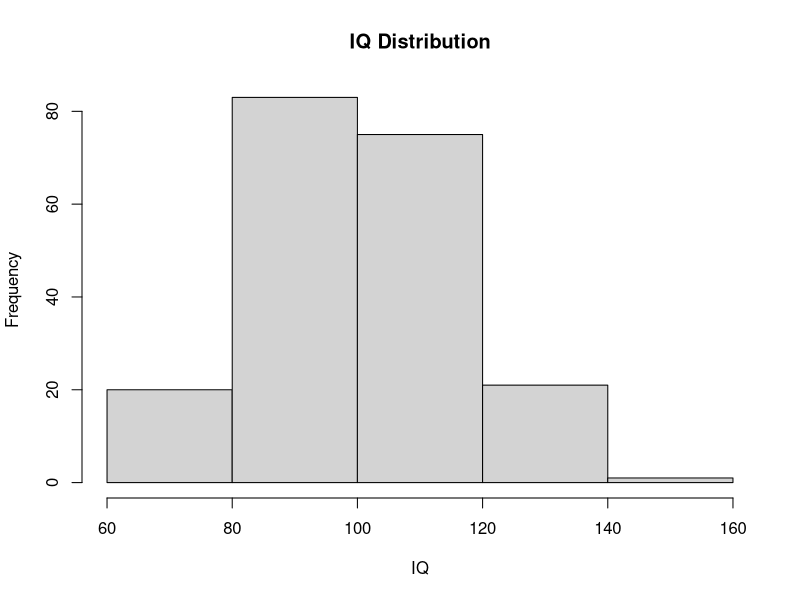
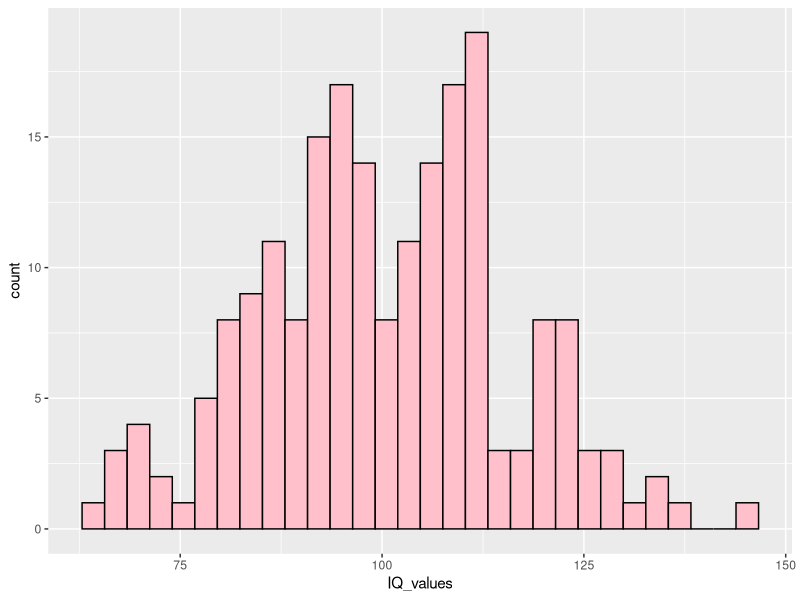
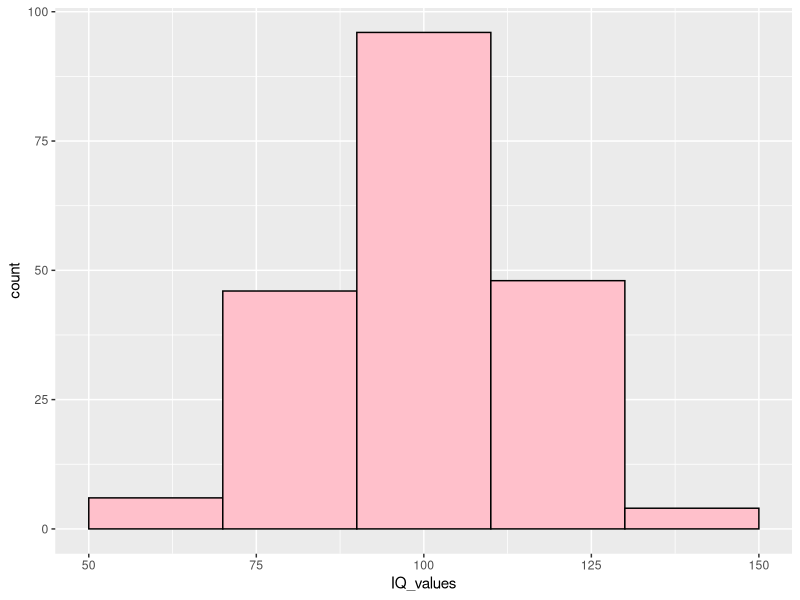
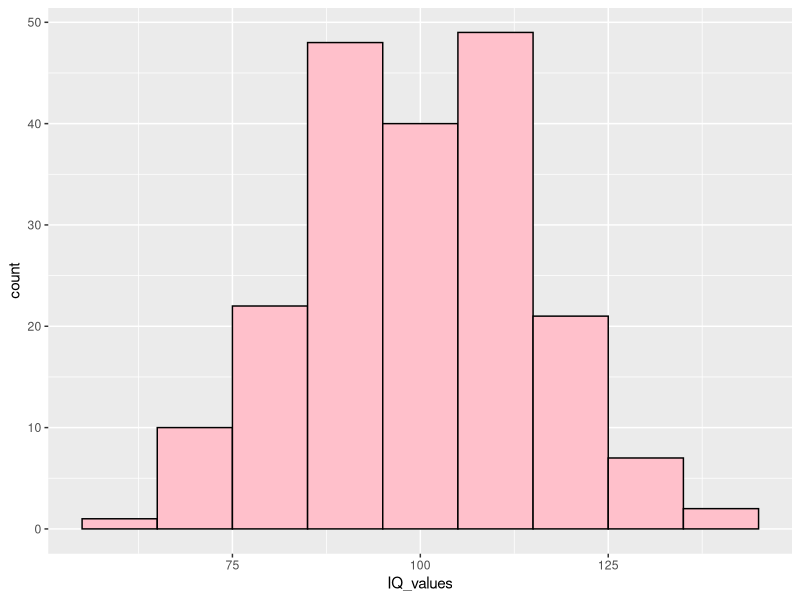
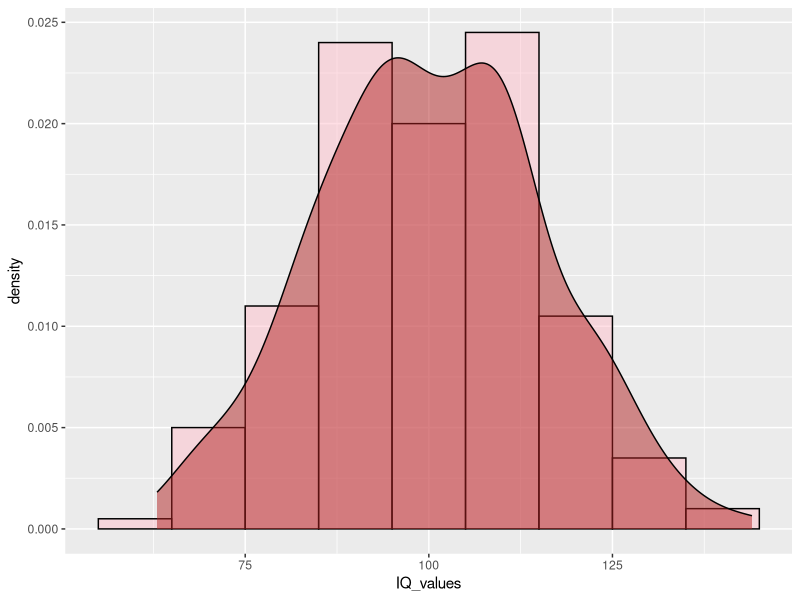
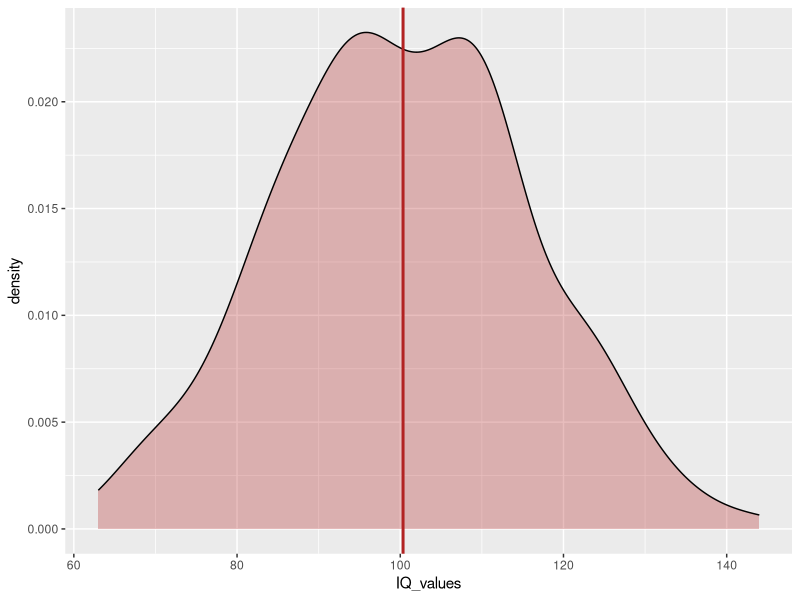
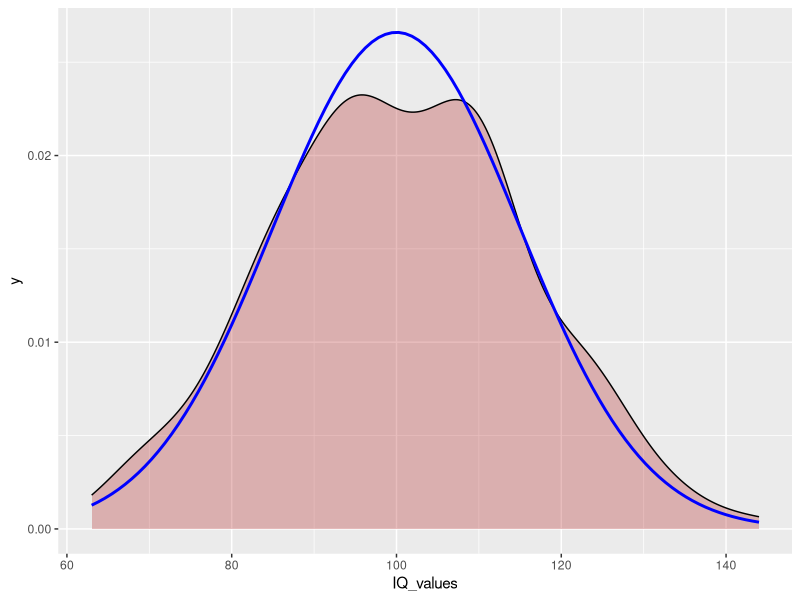
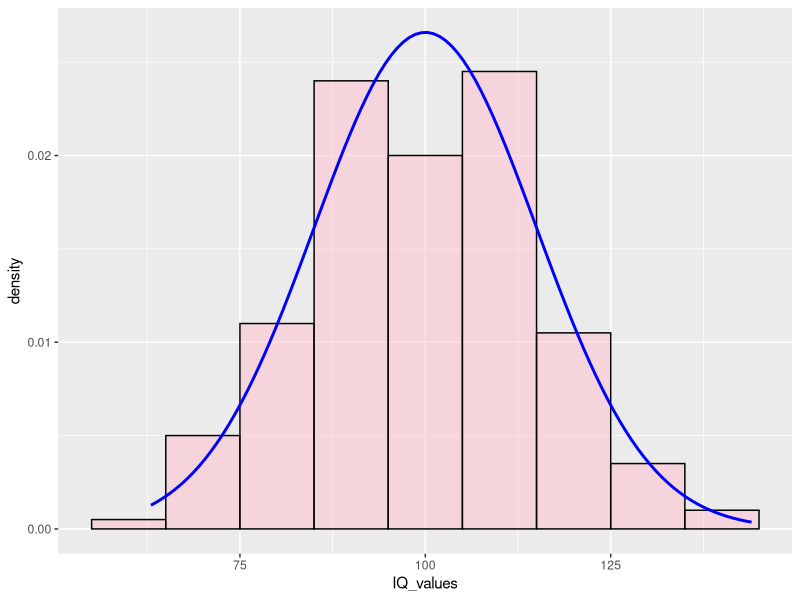

Source code (R) for these figures, in order:
## ---- chunk 1
knitr::opts_chunk$set(echo = TRUE)
knitr::opts_chunk$set(fig.height = 3, fig.width = 6)

library(tidyverse)
library(ggplot2)
setwd(dirname(rstudioapi::getSourceEditorContext()$path))
set.seed(61)
## ---- chunk 2
x = 10
round(log(x), 3)
x %>% log() %>% round(3)
## ---- chunk 3
IQ_values = rnorm(n=200, mean=100, sd=15) %>% round()
print(IQ_values)
## ---- chunk 4
mean(IQ_values)          # Mean
var(IQ_values)           # Variance
sd(IQ_values)            # Standard Deviation sigma
min(IQ_values)           # Minimum
max(IQ_values)           # Maximum
max(IQ_values) - min(IQ_values)  # Range
## ---- chunk 5
hist(IQ_values, main="IQ Distribution", xlab = "IQ", breaks = 5)
## ---- chunk 6
df_IQ = data.frame(IQ_values)
## ---- chunk 7
ggplot(data=df_IQ, aes(x=IQ_values)) +
  geom_histogram(fill="pink", color="black")
## ---- chunk 8
ggplot(data=df_IQ, aes(x=IQ_values)) +
  geom_histogram(binwidth=20, fill="pink", color="black")
## ---- chunk 9
ggplot(data=df_IQ, aes(x=IQ_values)) +
  geom_histogram(binwidth=10, fill="pink", color="black")
## ---- chunk 10
ggplot(data=df_IQ, aes(x=IQ_values)) +
  geom_histogram(aes(y=..density..), binwidth=10, fill="pink", 
                 color="black", alpha=.50) +
  geom_density(fill="firebrick", alpha = .50)
## ---- chunk 11
ggplot(data=df_IQ, aes(x=IQ_values)) +
  geom_density(fill="firebrick", alpha = .30) +
  geom_vline(aes(xintercept = mean(IQ_values)), size=1, col="firebrick")
## ---- chunk 12
ggplot(data=df_IQ, aes(x=IQ_values)) +
  geom_density(fill="firebrick", alpha = .30) +  
  stat_function(fun = dnorm, n = 101, args = list(mean = 100, sd = 15), 
                col="blue", size=1)
## ---- chunk 13
ggplot(data=df_IQ, aes(x=IQ_values)) +
  geom_histogram(aes(y=..density..), binwidth=10, fill="pink", 
                 color="black", alpha=.50) +  
  stat_function(fun = dnorm, n = 101, args = list(mean = 100, sd = 15), 
                col="blue", size=1)
## ---- chunk 14
IQ_1 = rnorm(n=100, mean=105, sd=10) %>% round()
IQ_2 = rnorm(n=100, mean=120, sd=16) %>% round()
df_1 = data.frame(school="school1", IQ=IQ_1)
df_2 = data.frame(school="school2", IQ=IQ_2)
df_schools = rbind(df_1, df_2)
## ---- chunk 15
ggplot(data=df_schools, aes(x=IQ, fill=school)) +
  geom_density(alpha = .50)
## ---- chunk 16
ggplot(data=df_schools, aes(x=school, y=IQ, fill=school)) +
  geom_bar(stat="summary", fun="mean") +
  ylim(0, 130)
## ---- chunk 17
# cleanup here
